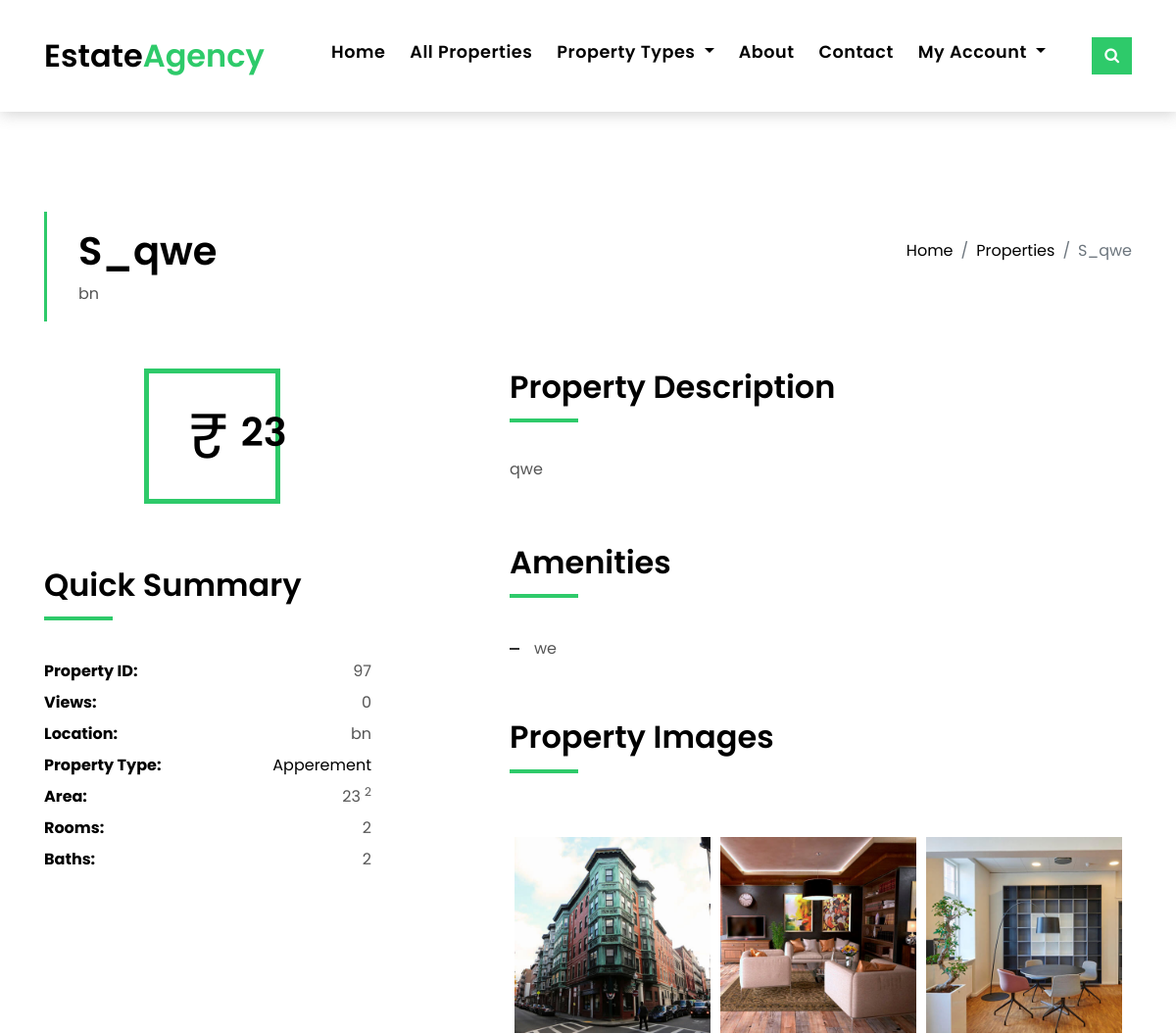
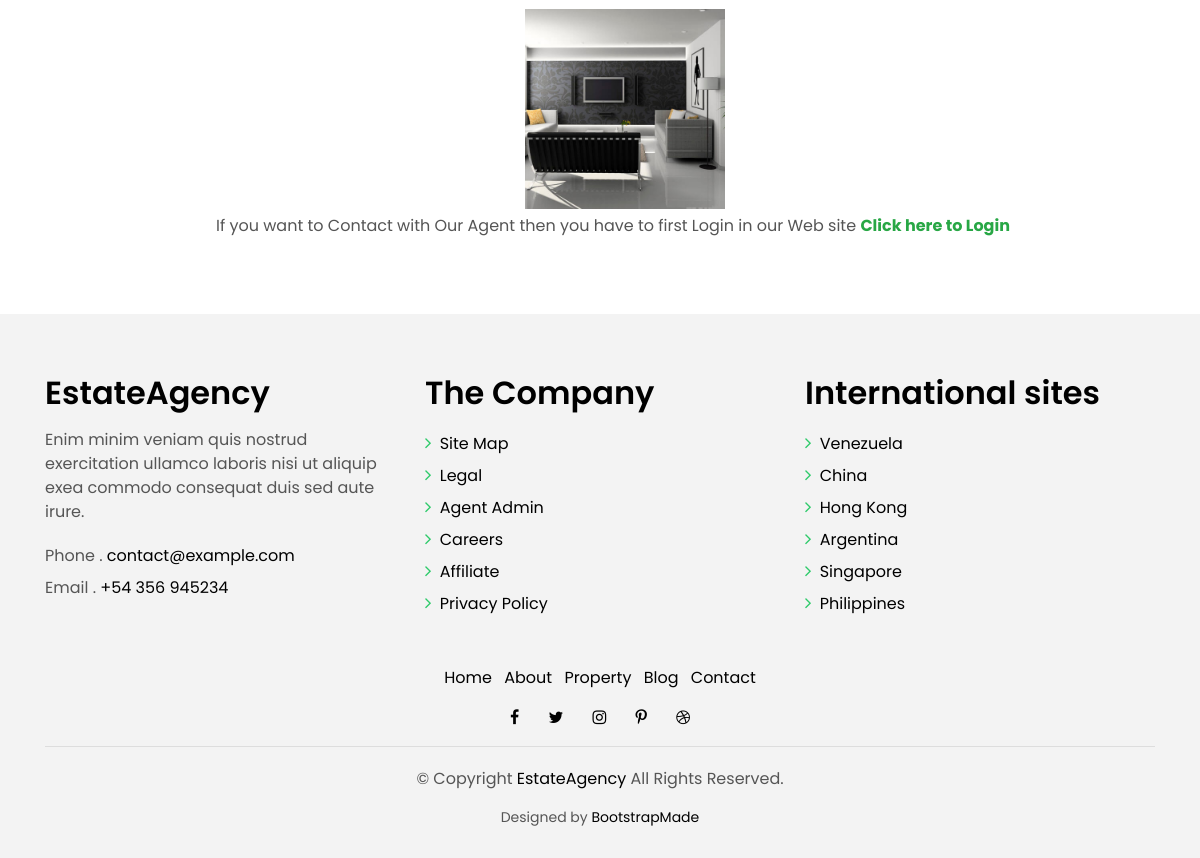
Screenshot of /product.php?properties_id=97 with the database file from the repository (2 pictures, top to bottom).
### tables this page shows
CREATE TABLE `properties` (
  `properties_id` int(11) NOT NULL,
  `cat_id` int(11) NOT NULL,
  `user_id` int(11) NOT NULL,
  `name` varchar(50) NOT NULL,
  `address` varchar(255) NOT NULL,
  `location` varchar(100) NOT NULL,
  `city` varchar(50) NOT NULL,
  `pincode` varchar(50) NOT NULL,
  `image` varchar(255) NOT NULL,
  `price` varchar(11) NOT NULL,
  `detials` text NOT NULL,
  `features` text NOT NULL,
  `area` varchar(50) NOT NULL,
  `rooms` int(11) NOT NULL,
  `bath` int(11) NOT NULL,
  `views` int(11) NOT NULL,
  `status` tinyint(4) NOT NULL,
  `added_on` datetime NOT NULL DEFAULT current_timestamp()
);

CREATE TABLE `categories` (
  `cat_id` int(11) NOT NULL,
  `cat_name` varchar(50) NOT NULL,
  `status` tinyint(4) NOT NULL,
  `created_on` datetime NOT NULL DEFAULT current_timestamp()
);

CREATE TABLE `property_image` (
  `id` int(11) NOT NULL,
  `properties_id` int(11) NOT NULL,
  `file` varchar(255) NOT NULL
);

### product.php (the view, shortened to what this page needs)
<?php
require('include/header.php');
$properties_id=$_GET['properties_id'];
 $sql="select * from properties as p,categories as c,users as u where p.user_id=u.user_id and  p.cat_id=c.cat_id and p.properties_id='$properties_id'";
$get_property=mysqli_query($con,$sql);
$display=mysqli_fetch_array($get_property);
$multiple_sql="SELECT * FROM `property_image` WHERE properties_id='$properties_id'";
$multiple_run=mysqli_query($con,$multiple_sql);
$views_sql="select views from properties where properties_id='$properties_id'";
$views_run=mysqli_query($con,$views_sql);
$views_display=mysqli_fetch_array($views_run);
         ?>
  <main id="main">
    <section class="intro-single">
      <div class="container">
        <div class="row">
          <div class="col-md-12 col-lg-8">
            <div class="title-single-box">
              <h1 class="title-single"><?php echo $display['name']; ?></h1>
              <span class="color-text-a"><?php echo $display['location']; ?></span>
            </div>
          </div>
          <div class="col-md-12 col-lg-4">
            <nav aria-label="breadcrumb" class="breadcrumb-box d-flex justify-content-lg-end">
              <ol class="breadcrumb">
                <li class="breadcrumb-item">
                  <a href="index.html">Home</a>
                </li>
                <li class="breadcrumb-item">
                  <a href="property.php">Properties</a>
                </li>
                <li class="breadcrumb-item active" aria-current="page">
                  <?php echo $display['name']; ?>
                </li>
              </ol>
            </nav>
          </div>
        </div>
      </div>
    </section>
    <section class="property-single nav-arrow-b">
      <div class="container">
        <div class="row">
          <div class="col-sm-12">
            <div class="row justify-content-between">
              <div class="col-md-5 col-lg-4">
                <div class="property-price d-flex justify-content-center foo">
                  <div class="card-header-c d-flex">
                    <div class="card-box-ico">
                      <span class="ion-money">₹</span>
                    </div>
                    <div class="card-title-c align-self-center">
                      <h5 class="title-c"><?php echo $display['price'] ?></h5>
                    </div>
                  </div>
                </div>
                <div class="property-summary">
                  <div class="row">
                    <div class="col-sm-12">
                      <div class="title-box-d section-t4">
                        <h3 class="title-d">Quick Summary</h3>
                      </div>
                    </div>
                  </div>
                  <div class="summary-list">
                    <ul class="list">
                      <li class="d-flex justify-content-between">
                        <strong>Property ID:</strong>
                        <span><?php echo $display['properties_id'] ?></span>
                      </li>
                      <li class="d-flex justify-content-between">
                        <strong>Views:</strong>
                        <span><?php echo $views_display['views']; ?></span>
                      </li>
                      <li class="d-flex justify-content-between">
                        <strong>Location:</strong>
                        <span><?php echo $display['location']; ?></span>
                      </li>
                      <li class="d-flex justify-content-between">
                        <strong>Property Type:</strong>
                        <span><a href="property.php?cat_id=<?php echo $display['cat_id']; ?>"><?php echo $display['cat_name']; ?></a></span>
                      </li>
                      <li class="d-flex justify-content-between">
                        <strong>Area:</strong>
                        <span><?php echo $display['area'] ?>
                          <sup>2</sup>
                        </span>
                      </li>
                      <li class="d-flex justify-content-between">
                        <strong>Rooms:</strong>
                        <span><?php echo $display['rooms']; ?></span>
                      </li>
                      <li class="d-flex justify-content-between">
                        <strong>Baths:</strong>
                        <span><?php echo $display['bath']; ?></span>
                      </li>
                    </ul>
                  </div>
                </div>
              </div>
              <div class="col-md-7 col-lg-7 section-md-t3">
                <div class="row">
                  <div class="col-sm-12">
                    <div class="title-box-d">
                      <h3 class="title-d">Property Description</h3>
                    </div>
                  </div>
                </div>
                <div class="property-description">
                  <p class="description color-text-a">
                    <?php echo $display['detials'] ?>
                  </p>
                </div>
                <div class="row section-t3">
                  <div class="col-sm-12">
                    <div class="title-box-d">
                      <h3 class="title-d">Amenities</h3>
                    </div>
                  </div>
                </div>
                <div class="amenities-list color-text-a">
                  <ul class="list-a no-margin">
                    <li><?php echo $display['features']; ?></li>
                  </ul>
                  <br>
                  <br>
                  <br>
                    <div class="title-box-d">
                    <h4 class="title-d">Property Images</h4>
                    </div>
                    <br>
 <?php
            while($file2=mysqli_fetch_array($multiple_run))
            {
          ?>
      <div style="height: 200px; width: 200px;  float: left; margin: 5px;">
        <img src="<?php echo $file2['file']; ?>" height="200" width="200">
      </div>
          <?php
            }
          ?>
                     </div>
              </div>
            </div>
          </div>
          <?php
if(!isset($_SESSION['USER_LOGIN'])){
?>
<br>
<br>
<div class="container" style="margin-left: 15%">
<p>If you want to Contact with Our Agent then you have to first Login in our Web site <a class="text-success" href="login.php"><b>Click here to Login</b></a></p>
</div><?php
}
           ?>
        </div>
      </div>
    </section>
  </main>
<?php include('include/footer.php'); ?>
</body>
</html>

### rows the page displays
properties: name "S_qwe", location "bn", price "23", properties_id "97", views "0", cat.cat_name "Apperement", area "23", rooms "2", bath "2", detials "qwe", features "we"
property_image: file (picture)
property_image: file (picture)
property_image: file (picture)
property_image: file (picture)
